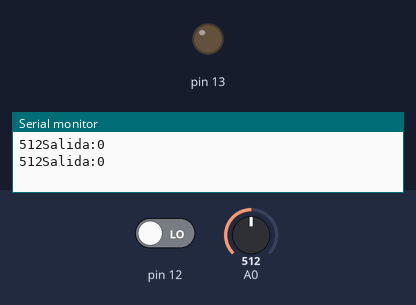
Recording of a sketch running on a simulated Arduino Uno, built with avr-gcc and run on an emulated ATmega328P. Shown: output pins drawn as LEDs (lit = HIGH), the last lines printed to the serial monitor. The test bench sets the inputs (shaded band); at power-on: pin 12 LOW, A0 = 512.

Above: at 1.8 s.
1.9 s: pin 12 driven HIGH
At 2.6 s:
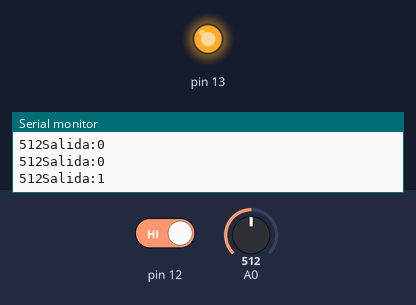
3.5 s: pin 12 driven LOW
At 5.3 s:
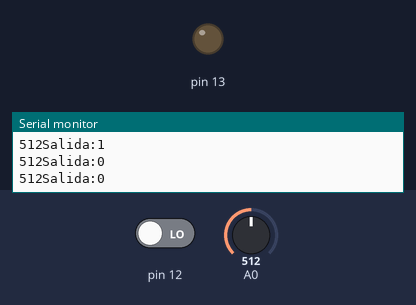
Timing chart, 0 to 6.8 s (numbered marks = the images above; inputs shaded):
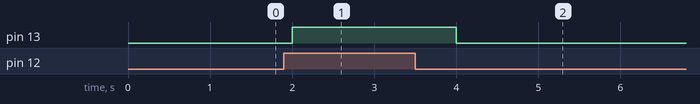

The sketch:

mediciones2.ino
```cpp
//Autor:Darío Jorge Iglesias
int lectura;//var. ADC
boolean A;
void setup(){
Serial.begin(9600);
pinMode(13,OUTPUT);
pinMode(12,INPUT);}
void loop(){
lectura=analogRead(A0);
A=digitalRead(12);
Serial.print(lectura);
Serial.print("Salida:");
Serial.println(A);
digitalWrite(13,A);
delay(1000);}
```

Measured:
- after the input at 1.9 s, pin 13: LOW → HIGH after 0.10 s
- after the input at 3.5 s, pin 13: HIGH → LOW after 0.50 s
